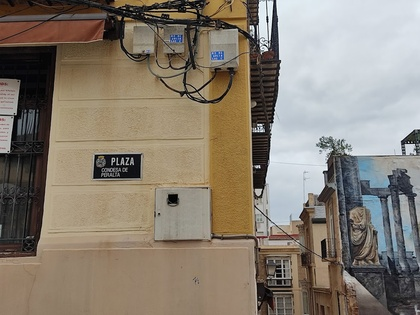
%> input picture morfologia/photos/calle_condesaPeralta.jpg, 420 x 315 px, shrunk from 984 x 738 before the run
$ octave detectar_placas_calles.m   (GNU Octave 9; MATLAB toolbox functions it lacks are replaced by stand-ins)
%> lines starting %> are read from the running program, lines starting %| are printed output that depends on the picture; in (x1, y1, x2, y2) boxes, pixels count from 0 and x2, y2 are one past the last pixel; in counts of white or black regions, pixels touching at a corner belong together; the program's own positions count from 1
%% Detectar placas de calles
% SRC: https://es.mathworks.com/help/images/detecting-a-cell-using-image-segmentation.html
%clc,
close all

dataset_images = {'calle_condesaPeralta.jpg', ...   %1: OK
                  'callejon_soledad_2.jpg', ...     %2: OK
                  'calle_aire.jpg', ...             %3: OK
                  'calle_sanAgustin.jpg', ...       %4: OK
                  'calle_jabonerias.jpg', ...       %5: OK
                  'calle_garciaLorca.jpg', ...      %6: OK
                  'calle_juanFernandez.jpg', ...    %7: OK (sale alguna ventana)
                  'calle_tolosa.jpg', ...           %8: OK
                  'calle_pepeConesa.jpg', ...       %9: OK
                  'calle_casaHierro.jpg'};         %10: OK

 %j = 5;
 for j=1:length(dataset_images)
    disp([ num2str(j) '. Ejecutando morfologia para la imagen: ' dataset_images{j}])

    % Leer imagen
    img = imread(['./photos/' dataset_images{j}]);
%> img is the input picture: size 315x420x3 uint8; mean R, G, B 135.6, 126.2, 113.7
    img_rgb = img;
    img = im2double(rgb2gray(img));
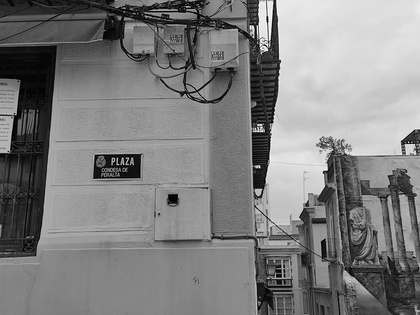
%> img: size 315x420 double; min 0, max 0.996, mean 0.501
    %figure, imagesc(img), axis off image, colormap gray

    % Detectar bordes (segmentacion)
    [x, thresshold] = edge(img, 'sobel');
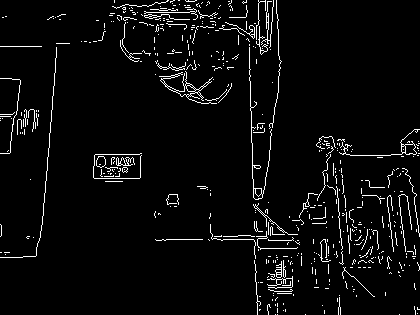
%> x: size 315x420 logical; 4.3% white in thin lines or dots
%> thresshold = 0.13
    % Valor de ajuste para resaltar todavia más los bordes de la placa
    k = 1.2;
    mask = edge(img, 'sobel', thresshold * k);
%> mask: size 315x420 logical; 3.4% white in thin lines or dots
    %figure, imagesc(mask), axis off image, colormap gray

    % Detecctar bordes (gradiente morfologico)
    % SRC: https://blogs.mathworks.com/steve/2006/09/25/dilation-erosion-and-the-morphological-gradient/
    struc_elemGrad = strel('diamond', 2);
    mask = im2bw(imdilate(img, struc_elemGrad) - imerode(img, struc_elemGrad));
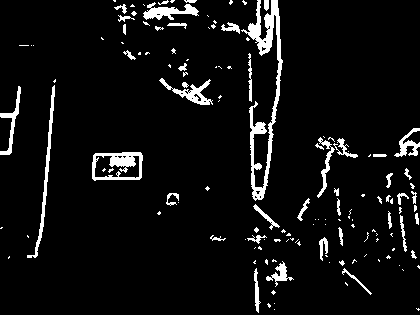
%> mask: size 315x420 logical; 6.2% white; 140 white regions (95 under 20 px), largest, box (x1, y1, x2, y2) and area: (241, 0, 283, 201) 2017, (92, 152, 143, 181) 747, (27, 85, 55, 258) 580
    %figure, imagesc(mask), axis off image, colormap gray, colorbar

    % Dilatar la imagen
    struct_elem90 = strel('line', 12, 90);
    struct_elem0 = strel('line', 12, 0);
    mask_dilate = imdilate(mask, [struct_elem90 struct_elem0]);
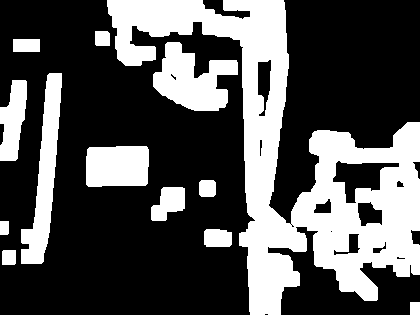
%> mask_dilate: size 315x420 logical; 33.2% white; 13 white regions, largest, box (x1, y1, x2, y2) and area: (107, 0, 420, 315) 30646, (153, 42, 238, 111) 3405, (21, 73, 62, 264) 3381
    %figure, imagesc(mask_dilate), axis off image, colormap gray

    % Llenar brechas interiores
    mask_fill = imfill(mask_dilate, 'holes');
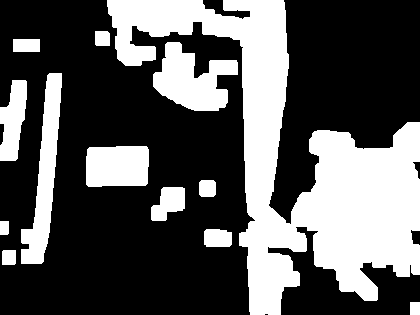
%> mask_fill: size 315x420 logical; 35.3% white; 13 white regions, largest, box (x1, y1, x2, y2) and area: (107, 0, 420, 315) 33327, (153, 42, 238, 111) 3416, (21, 73, 62, 264) 3381
    %figure, imagesc(mask_fill), axis off image, colormap gray

    % Retirar los objetos no conectados con el borde
    mask_noborder = imclearborder(mask_fill, 4);
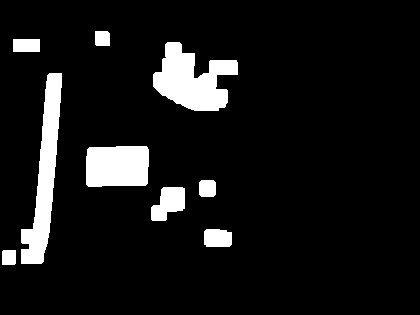
%> mask_noborder: size 315x420 logical; 8.8% white; 9 white regions, largest, box (x1, y1, x2, y2) and area: (153, 42, 238, 111) 3416, (21, 73, 62, 264) 3381, (86, 146, 149, 187) 2465
    %figure, imagesc(mask_noborder), axis off image, colormap gray,

    % Suavizamos el objeto
    struct_elemD = strel('rectangle', [12 15]);
    mask_final = imerode(mask_noborder, struct_elemD);
%> mask_final: size 315x420 logical; 2.4% white; 11 white regions (4 under 20 px), largest, box (x1, y1, x2, y2) and area: (93, 151, 142, 180) 1352, (160, 48, 221, 105) 1261, (28, 86, 54, 258) 321
    mask_final = imerode(mask_final, struct_elemD);
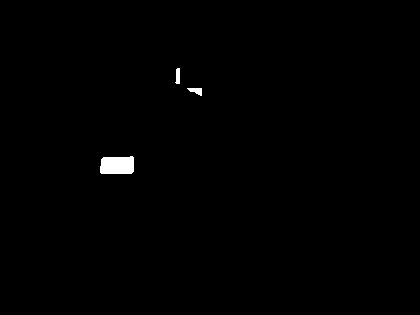
%> mask_final: size 315x420 logical; 0.53% white; 3 white regions, box (x1, y1, x2, y2) and area: (100, 156, 134, 174) 565, (187, 88, 202, 96) 73, (175, 68, 180, 84) 64
    %figure, imagesc(mask_final), axis off image, colormap gray

    % Visualizar segmentacion
    % src: https://es.mathworks.com/help/images/ref/imfuse.html
    %img_fuse = imfuse(img, BWfinal, 'falsecolor', 'ColorChannels', [1 2 1]);
    %figure, imagesc(img_fuse), axis off image, colormap gray

    % Multiplicar
    img_mult = immultiply(img, mask_final);
    se_close = strel('line', 3, 90);
    img_mult = imclose(img_mult, se_close);
    %figure, imagesc(img_mult), axis off image, colormap gray

    % OCR
    % SRC: https://es.mathworks.com/help/vision/ref/ocr.html
    % SRC: https://es.mathworks.com/help/vision/ug/recognize-text-using-optical-character-recognition-ocr.html
    % SRC traineddata: https://github.com/tesseract-ocr/tessdata/blob/074c37215b01ab8cc47a0e06ff7356383883d775/spa.traineddata
%> (the run ends here)
